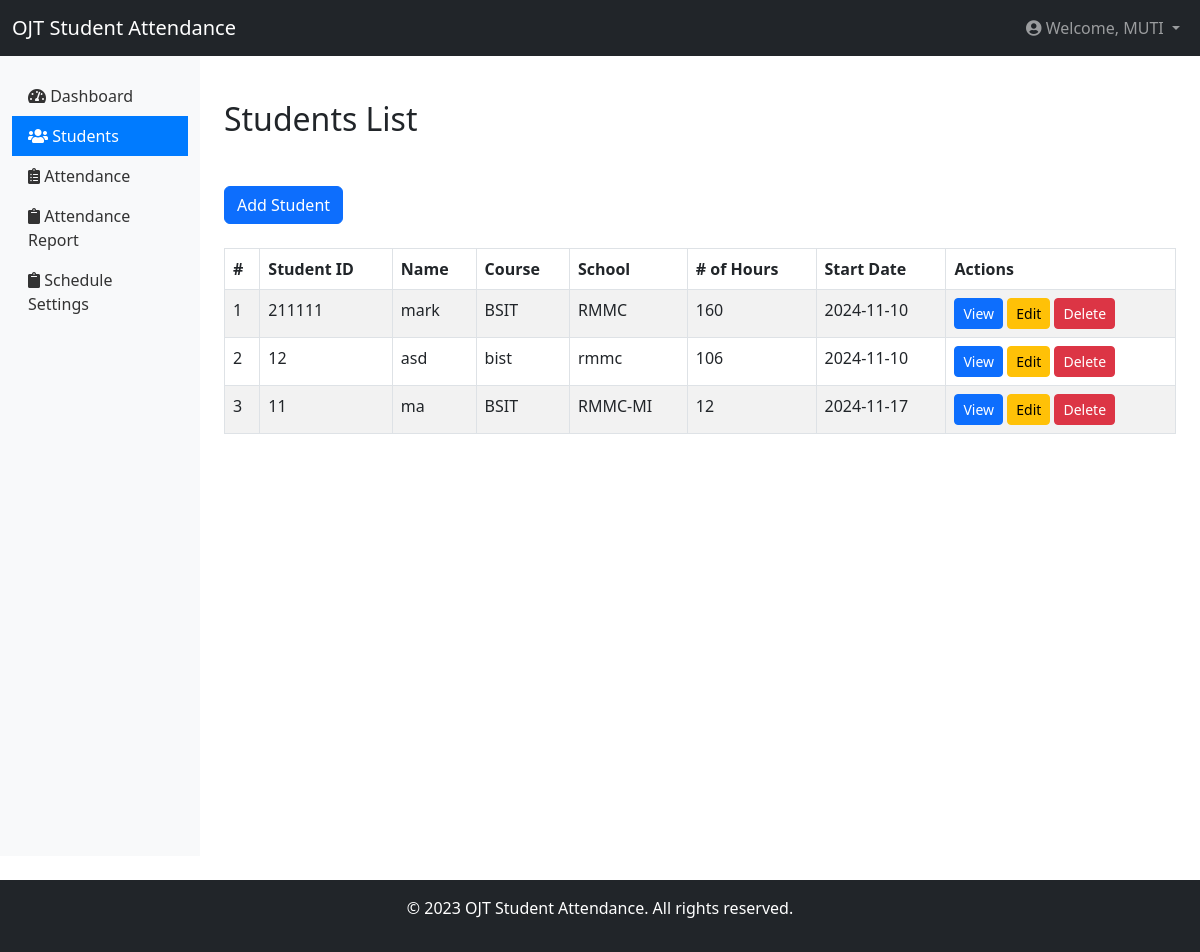
Screenshot of /student.php (signed in) with the database file from the repository.
### tables this page shows
CREATE TABLE `students` (
  `id` int(11) NOT NULL,
  `student_id` int(11) NOT NULL,
  `name` varchar(255) NOT NULL,
  `course` varchar(255) NOT NULL,
  `school` varchar(255) NOT NULL,
  `start_date` date NOT NULL,
  `number_hours` int(11) NOT NULL,
  `user_email` varchar(255) NOT NULL,
  `created_at` timestamp NOT NULL DEFAULT current_timestamp()
);

### student.php (the view, shortened to what this page needs)
<?php
include_once('db/db-con.php');
if (isset($_SESSION['email'])) {
    $user_email = $_SESSION['email'];
    $sql = "SELECT * FROM students WHERE user_email = ?";
    $stmt = $conn->prepare($sql);
    $stmt->bind_param("s", $user_email);
    $stmt->execute();
    $result = $stmt->get_result();
} else {
    echo "<script>window.location.href = 'index.php';</script>";
    exit;
}
?>
<!DOCTYPE html>
<html lang="en">
<head>
    <link href="https://cdn.jsdelivr.net/npm/bootstrap@5.3.0/dist/css/bootstrap.min.css" rel="stylesheet">
</head>
<body>
    <?php include('includes/header.php'); ?>
    <div class="container-fluid">
        <div class="row">
            <?php include('includes/sidebar.php'); ?>
            <main class="col-md-9 ms-sm-auto col-lg-10 px-md-4 container-main">
                <h2 class="my-4">Students List</h2>
                <button class="btn btn-primary my-4" data-bs-toggle="modal" data-bs-target="#addStudentModal">Add Student</button>
                <table class="table table-bordered table-striped">
                    <thead>
                        <tr>
                            <th>#</th>
                            <th>Student ID</th>
                            <th>Name</th>
                            <th>Course</th>
                            <th>School</th>
                            <th># of Hours</th>
                            <th>Start Date</th>
                            <th>Actions</th>
                        </tr>
                    </thead>
                    <tbody>
                        <?php if ($result->num_rows > 0): ?>
                            <?php $counter = 1; ?>
                            <?php while ($student = $result->fetch_assoc()): ?>
                                <tr>
                                    <td><?php echo $counter++; ?></td>
                                    <td><?php echo $student['student_id']; ?></td>
                                    <td><?php echo htmlspecialchars($student['name']); ?></td>
                                    <td><?php echo htmlspecialchars($student['course']); ?></td>
                                    <td><?php echo htmlspecialchars($student['school']); ?></td>
                                    <td><?php echo htmlspecialchars($student['number_hours']); ?></td>
                                    <td><?php echo date('Y-m-d', strtotime($student['start_date'])); ?></td>
                                    <td>
                                    <a href="view-student.php?id=<?php echo $student['id']; ?>&student_id=<?php echo $student['student_id']; ?>" class="btn btn-primary btn-sm">View</a>
                                        <a href="edit-student.php?id=<?php echo $student['id']; ?>" class="btn btn-warning btn-sm">Edit</a>
                                        <a href="delete-student.php?id=<?php echo $student['id']; ?>" class="btn btn-danger btn-sm" onclick="return confirm('Are you sure you want to delete this student?');">Delete</a>
                                    </td>
                                </tr>
                            <?php endwhile; ?>
                        <?php else: ?>
                            <tr>
                                <td colspan="8">No students found.</td>
                            </tr>
                        <?php endif; ?>
                    </tbody>
                </table>
            </main>
        </div>
    </div>
    <?php include('includes/footer.php'); ?>
</body>
</html>

### includes/sidebar.php (style rules this page uses)
.container-main { margin-top: 20px; }

### rows the page displays
students: student "211111", name "mark", course "BSIT", school "RMMC", number_hours "160", start_date "2024-11-10"
students: student "12", name "asd", course "bist", school "rmmc", number_hours "106", start_date "2024-11-10"
students: student "11", name "ma", course "BSIT", school "RMMC-MI", number_hours "12", start_date "2024-11-17"

### other values shown
$_SESSION['establishment_name'] "MUTI"
